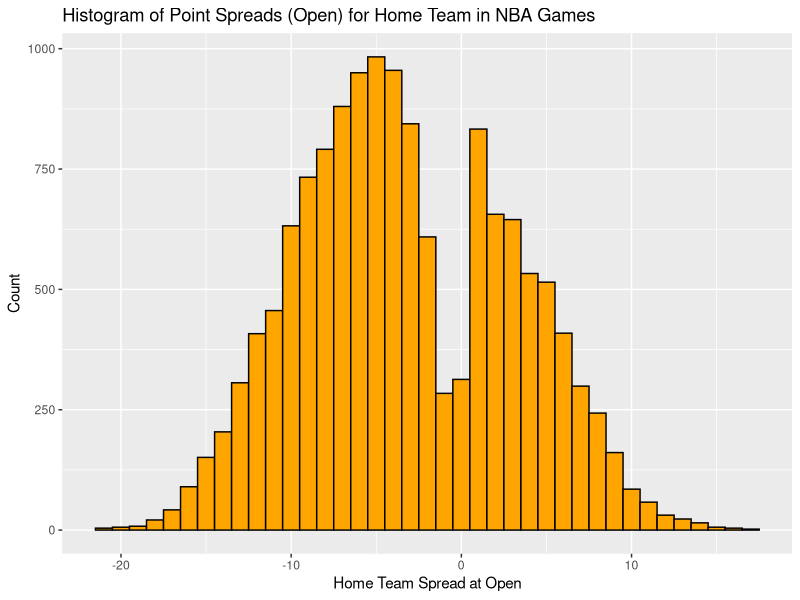
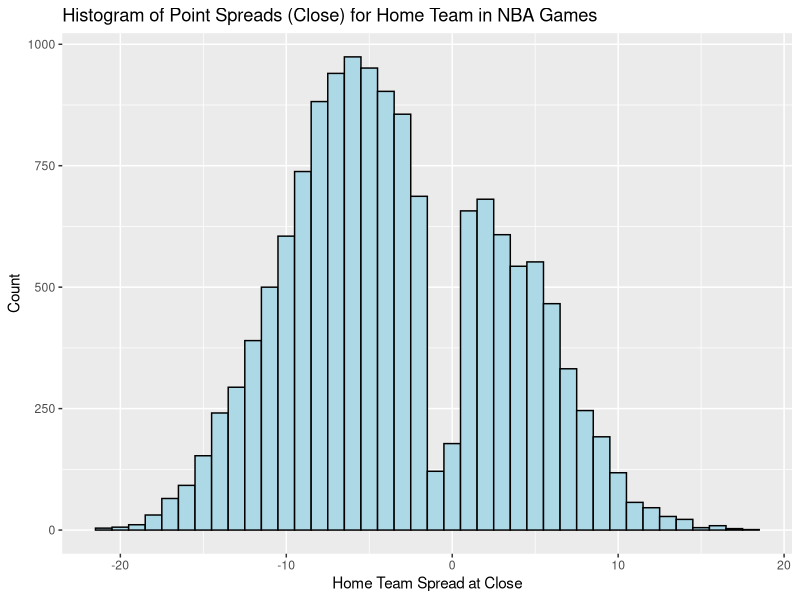

The R source for these figures, in order: (Note: this script raises an error after producing the figures.)
## ---- chunk 1
library(ggplot2)
library(reshape2)
library(plyr)
## ---- chunk 2
odds <- read.table('../Data/tidy.csv', header=TRUE, sep=',')
## ---- chunk 3
head(odds)
## ---- chunk 4
ggplot(odds, aes(x=HSpreadOpen)) +
  geom_histogram(binwidth=1, fill='orange', color='black') +
  labs(y="Count", x="Home Team Spread at Open", title="Histogram of Point Spreads (Open) for Home Team in NBA Games")
## ---- chunk 5
ggplot(odds, aes(x=HSpreadClose)) +
  geom_histogram(binwidth=1, fill='lightblue', color='black') +
  labs(y="Count", x="Home Team Spread at Close", title="Histogram of Point Spreads (Close) for Home Team in NBA Games")
## ---- chunk 6
odds$VSpreadChange <- odds$VSpreadClose - odds$VSpreadOpen
odds$HSpreadChange <- odds$HSpreadClose - odds$HSpreadOpen
## ---- chunk 7
odds_melt <- melt(odds, id.vars="X", measure.vars=c("HSpreadChange", "VSpreadChange"))
odds_melt$variable <- revalue(odds_melt$variable, c("HSpreadChange"="Home", "VSpreadChange"="Visiting"))
## ---- chunk 8
ggplot(odds_melt, aes(x=variable, y=value)) +
  geom_boxplot() +
  labs(x="Team", y="Spread", title="Change in Point Spread from Open to Close")
## ---- chunk 9
ggplot(odds_melt, aes(x=variable, y=value)) +
  geom_boxplot() +
  labs(x="Team", y="Spread", title="Change in Point Spread from Open to Close") +
  coord_cartesian(ylim=c(quantile(odds_melt$value, 0.01), quantile(odds_melt$value, 0.99)))
## ---- chunk 10
ggplot(odds, aes(sample=HSpreadChange)) +
  geom_qq() +
  stat_qq_line(distribution=qnorm) +
  labs(title='QQ Plot for Point Spread Changes', x='Theoretical', y='Spread Changes')
